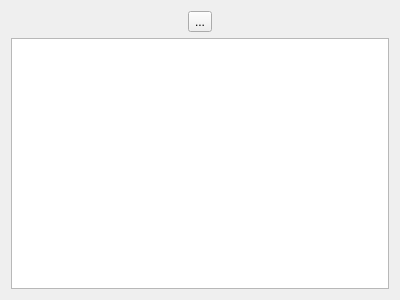
<?xml version="1.0" encoding="UTF-8"?>
<ui version="4.0">
 <class>ShapeEditor</class>
 <widget class="QWidget" name="ShapeEditor">
  <property name="geometry">
   <rect>
    <x>0</x>
    <y>0</y>
    <width>400</width>
    <height>300</height>
   </rect>
  </property>
  <property name="mouseTracking">
   <bool>false</bool>
  </property>
  <property name="windowTitle">
   <string>Form</string>
  </property>
  <layout class="QVBoxLayout" name="verticalLayout">
   <item>
    <layout class="QHBoxLayout" name="horizontalLayout">
     <item>
      <widget class="QToolButton" name="addLineButton">
       <property name="toolTip">
        <string>Add Line</string>
       </property>
       <property name="text">
        <string>...</string>
       </property>
       <property name="icon">
        <iconset resource="resources/icons/editor-icons.qrc">
         <normaloff>:/icons/editor/add-line.png</normaloff>:/icons/editor/add-line.png</iconset>
       </property>
       <property name="checkable">
        <bool>true</bool>
       </property>
      </widget>
     </item>
    </layout>
   </item>
   <item>
    <widget class="EditorArea" name="canvas">
     <property name="mouseTracking">
      <bool>true</bool>
     </property>
    </widget>
   </item>
  </layout>
 </widget>
 <customwidgets>
  <customwidget>
   <class>EditorArea</class>
   <extends>QGraphicsView</extends>
   <header>EditorArea.h</header>
  </customwidget>
 </customwidgets>
 <resources>
  <include location="resources/icons/editor-icons.qrc"/>
 </resources>
 <connections/>
</ui>
